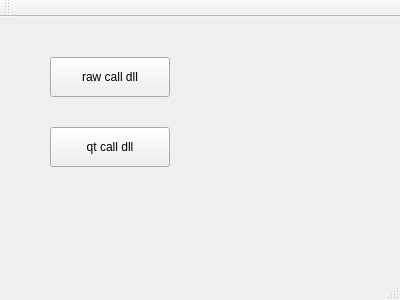
<?xml version="1.0" encoding="UTF-8"?>
<ui version="4.0">
 <class>MainWindow</class>
 <widget class="QMainWindow" name="MainWindow">
  <property name="geometry">
   <rect>
    <x>0</x>
    <y>0</y>
    <width>400</width>
    <height>300</height>
   </rect>
  </property>
  <property name="windowTitle">
   <string>MainWindow</string>
  </property>
  <widget class="QWidget" name="centralWidget">
   <widget class="QPushButton" name="pushButton">
    <property name="geometry">
     <rect>
      <x>50</x>
      <y>40</y>
      <width>120</width>
      <height>40</height>
     </rect>
    </property>
    <property name="text">
     <string>raw call dll</string>
    </property>
   </widget>
   <widget class="QPushButton" name="pushButton_2">
    <property name="geometry">
     <rect>
      <x>50</x>
      <y>110</y>
      <width>120</width>
      <height>40</height>
     </rect>
    </property>
    <property name="text">
     <string>qt call dll</string>
    </property>
   </widget>
  </widget>
  <widget class="QMenuBar" name="menuBar">
   <property name="geometry">
    <rect>
     <x>0</x>
     <y>0</y>
     <width>400</width>
     <height>22</height>
    </rect>
   </property>
  </widget>
  <widget class="QToolBar" name="mainToolBar">
   <attribute name="toolBarArea">
    <enum>TopToolBarArea</enum>
   </attribute>
   <attribute name="toolBarBreak">
    <bool>false</bool>
   </attribute>
  </widget>
  <widget class="QStatusBar" name="statusBar"/>
 </widget>
 <layoutdefault spacing="6" margin="11"/>
 <resources/>
 <connections/>
</ui>
